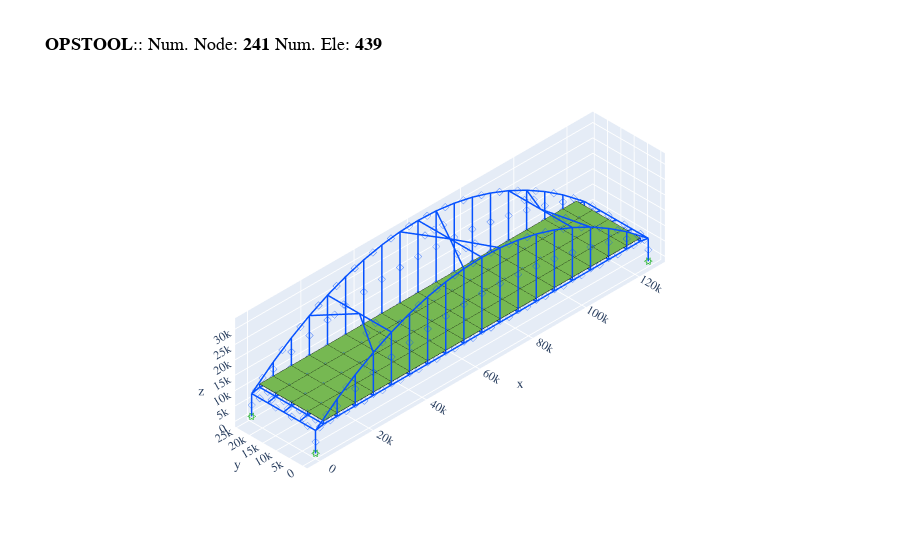

The cell this chart's notebook holds for it:
### Code cell
# this model looks like this
opsvis.set_plot_props(point_size=0, line_width=3)

fig = opsvis.plot_model(show_outline=True)
fig.show()

### Figure 1 — Plotly figure (JSON) as saved in the notebook; plotly's stock layout.template omitted (floating-point values rounded to 4 significant figures; data arrays with more than 128 entries replaced by an {"elided": "..."} marker saying what was removed)
{"data": [{"color": "#76b852", "hoverinfo": "skip", "i": {"elided": "144 int values"}, "j": {"elided": "144 int values"}, "k": {"elided": "144 int values"}, "name": "ShellMITC4", "opacity": 1, "type": "mesh3d", "x": {"elided": "288 float values"}, "y": {"elided": "288 float values"}, "z": {"elided": "288 float values"}}, {"connectgaps": false, "hoverinfo": "skip", "line": {"color": "black", "width": 1}, "mode": "lines", "name": "Edge", "type": "scatter3d", "x": {"elided": "432 float values"}, "y": {"elided": "432 float values"}, "z": {"elided": "432 float values"}}, {"connectgaps": false, "hoverinfo": "skip", "line": {"color": "#0652ff", "width": 3}, "mode": "lines", "name": "ElasticBeam3d", "type": "scatter3d", "x": {"elided": "1101 float values"}, "y": {"elided": "1101 float values"}, "z": {"elided": "1101 float values"}}, {"customdata": {"elided": "367 str values"}, "hovertemplate": "%{customdata}", "marker": {"color": "#0652ff", "size": 2, "symbol": "diamond-open"}, "mode": "markers", "name": "ElasticBeam3d", "type": "scatter3d", "x": {"elided": "367 float values"}, "y": {"elided": "367 float values"}, "z": {"elided": "367 float values"}}, {"customdata": ["eleTag: 368<br>connectedNodes:<br> [104 109 108 103]", "eleTag: 369<br>connectedNodes:<br> [103 108 107 102]", "eleTag: 370<br>connectedNodes:<br> [102 107 106 101]", "eleTag: 371<br>connectedNodes:<br> [101 106 105 100]", "eleTag: 372<br>connectedNodes:<br> [109 114 113 108]", "eleTag: 373<br>connectedNodes:<br> [108 113 112 107]", "eleTag: 374<br>connectedNodes:<br> [107 112 111 106]", "eleTag: 375<br>connectedNodes:<br> [106 111 110 105]", "eleTag: 376<br>connectedNodes:<br> [114 119 118 113]", "eleTag: 377<br>connectedNodes:<br> [113 118 117 112]", "eleTag: 378<br>connectedNodes:<br> [112 117 116 111]", "eleTag: 379<br>connectedNodes:<br> [111 116 115 110]", "eleTag: 380<br>connectedNodes:<br> [119 124 123 118]", "eleTag: 381<br>connectedNodes:<br> [118 123 122 117]", "eleTag: 382<br>connectedNodes:<br> [117 122 121 116]", "eleTag: 383<br>connectedNodes:<br> [116 121 120 115]", "eleTag: 384<br>connectedNodes:<br> [124 129 128 123]", "eleTag: 385<br>connectedNodes:<br> [123 128 127 122]", "eleTag: 386<br>connectedNodes:<br> [122 127 126 121]", "eleTag: 387<br>connectedNodes:<br> [121 126 125 120]", "eleTag: 388<br>connectedNodes:<br> [129 134 133 128]", "eleTag: 389<br>connectedNodes:<br> [128 133 132 127]", "eleTag: 390<br>connectedNodes:<br> [127 132 131 126]", "eleTag: 391<br>connectedNodes:<br> [126 131 130 125]", "eleTag: 392<br>connectedNodes:<br> [134 139 138 133]", "eleTag: 393<br>connectedNodes:<br> [133 138 137 132]", "eleTag: 394<br>connectedNodes:<br> [132 137 136 131]", "eleTag: 395<br>connectedNodes:<br> [131 136 135 130]", "eleTag: 396<br>connectedNodes:<br> [139 144 143 138]", "eleTag: 397<br>connectedNodes:<br> [138 143 142 137]", "eleTag: 398<br>connectedNodes:<br> [137 142 141 136]", "eleTag: 399<br>connectedNodes:<br> [136 141 140 135]", "eleTag: 400<br>connectedNodes:<br> [144 149 148 143]", "eleTag: 401<br>connectedNodes:<br> [143 148 147 142]", "eleTag: 402<br>connectedNodes:<br> [142 147 146 141]", "eleTag: 403<br>connectedNodes:<br> [141 146 145 140]", "eleTag: 404<br>connectedNodes:<br> [149 154 153 148]", "eleTag: 405<br>connectedNodes:<br> [148 153 152 147]", "eleTag: 406<br>connectedNodes:<br> [147 152 151 146]", "eleTag: 407<br>connectedNodes:<br> [146 151 150 145]", "eleTag: 408<br>connectedNodes:<br> [154 159 158 153]", "eleTag: 409<br>connectedNodes:<br> [153 158 157 152]", "eleTag: 410<br>connectedNodes:<br> [152 157 156 151]", "eleTag: 411<br>connectedNodes:<br> [151 156 155 150]", "eleTag: 412<br>connectedNodes:<br> [159 164 163 158]", "eleTag: 413<br>connectedNodes:<br> [158 163 162 157]", "eleTag: 414<br>connectedNodes:<br> [157 162 161 156]", "eleTag: 415<br>connectedNodes:<br> [156 161 160 155]", "eleTag: 416<br>connectedNodes:<br> [164 169 168 163]", "eleTag: 417<br>connectedNodes:<br> [163 168 167 162]", "eleTag: 418<br>connectedNodes:<br> [162 167 166 161]", "eleTag: 419<br>connectedNodes:<br> [161 166 165 160]", "eleTag: 420<br>connectedNodes:<br> [169 174 173 168]", "eleTag: 421<br>connectedNodes:<br> [168 173 172 167]", "eleTag: 422<br>connectedNodes:<br> [167 172 171 166]", "eleTag: 423<br>connectedNodes:<br> [166 171 170 165]", "eleTag: 424<br>connectedNodes:<br> [174 179 178 173]", "eleTag: 425<br>connectedNodes:<br> [173 178 177 172]", "eleTag: 426<br>connectedNodes:<br> [172 177 176 171]", "eleTag: 427<br>connectedNodes:<br> [171 176 175 170]", "eleTag: 428<br>connectedNodes:<br> [179 184 183 178]", "eleTag: 429<br>connectedNodes:<br> [178 183 182 177]", "eleTag: 430<br>connectedNodes:<br> [177 182 181 176]", "eleTag: 431<br>connectedNodes:<br> [176 181 180 175]", "eleTag: 432<br>connectedNodes:<br> [184 189 188 183]", "eleTag: 433<br>connectedNodes:<br> [183 188 187 182]", "eleTag: 434<br>connectedNodes:<br> [182 187 186 181]", "eleTag: 435<br>connectedNodes:<br> [181 186 185 180]", "eleTag: 436<br>connectedNodes:<br> [189 190 191 188]", "eleTag: 437<br>connectedNodes:<br> [188 191 192 187]", "eleTag: 438<br>connectedNodes:<br> [187 192 193 186]", "eleTag: 439<br>connectedNodes:<br> [186 193 194 185]"], "hovertemplate": "%{customdata}", "marker": {"color": "#76b852", "size": 2, "symbol": "diamond-open"}, "mode": "markers", "name": "ShellMITC4", "type": "scatter3d", "x": [5550.0, 5550.0, 5550.0, 5550.0, 11500.0, 11500.0, 11500.0, 11500.0, 18300.0, 18300.0, 18300.0, 18300.0, 25100.0, 25100.0, 25100.0, 25100.0, 31900.0, 31900.0, 31900.0, 31900.0, 38700.0, 38700.0, 38700.0, 38700.0, 45500.0, 45500.0, 45500.0, 45500.0, 52300.0, 52300.0, 52300.0, 52300.0, 59100.0, 59100.0, 59100.0, 59100.0, 65900.0, 65900.0, 65900.0, 65900.0, 72700.0, 72700.0, 72700.0, 72700.0, 79500.0, 79500.0, 79500.0, 79500.0, 86300.0, 86300.0, 86300.0, 86300.0, 93100.0, 93100.0, 93100.0, 93100.0, 99900.0, 99900.0, 99900.0, 99900.0, 106700.0, 106700.0, 106700.0, 106700.0, 113500.0, 113500.0, 113500.0, 113500.0, 119400.0, 119400.0, 119400.0, 119400.0], "y": [21000.0, 15000.0, 9000.0, 3000.0, 21000.0, 15000.0, 9000.0, 3000.0, 21000.0, 15000.0, 9000.0, 3000.0, 21000.0, 15000.0, 9000.0, 3000.0, 21000.0, 15000.0, 9000.0, 3000.0, 21000.0, 15000.0, 9000.0, 3000.0, 21000.0, 15000.0, 9000.0, 3000.0, 21000.0, 15000.0, 9000.0, 3000.0, 21000.0, 15000.0, 9000.0, 3000.0, 21000.0, 15000.0, 9000.0, 3000.0, 21000.0, 15000.0, 9000.0, 3000.0, 21000.0, 15000.0, 9000.0, 3000.0, 21000.0, 15000.0, 9000.0, 3000.0, 21000.0, 15000.0, 9000.0, 3000.0, 21000.0, 15000.0, 9000.0, 3000.0, 21000.0, 15000.0, 9000.0, 3000.0, 21000.0, 15000.0, 9000.0, 3000.0, 21000.0, 15000.0, 9000.0, 3000.0], "z": [9050.0, 9050.0, 9050.0, 9050.0, 9050.0, 9050.0, 9050.0, 9050.0, 9050.0, 9050.0, 9050.0, 9050.0, 9050.0, 9050.0, 9050.0, 9050.0, 9050.0, 9050.0, 9050.0, 9050.0, 9050.0, 9050.0, 9050.0, 9050.0, 9050.0, 9050.0, 9050.0, 9050.0, 9050.0, 9050.0, 9050.0, 9050.0, 9050.0, 9050.0, 9050.0, 9050.0, 9050.0, 9050.0, 9050.0, 9050.0, 9050.0, 9050.0, 9050.0, 9050.0, 9050.0, 9050.0, 9050.0, 9050.0, 9050.0, 9050.0, 9050.0, 9050.0, 9050.0, 9050.0, 9050.0, 9050.0, 9050.0, 9050.0, 9050.0, 9050.0, 9050.0, 9050.0, 9050.0, 9050.0, 9050.0, 9050.0, 9050.0, 9050.0, 9050.0, 9050.0, 9050.0, 9050.0]}, {"customdata": {"elided": "241 str values"}, "hovertemplate": "x: %{x}<br>y: %{y}<br>z: %{z} <br>nodeTag: %{customdata}", "marker": {"color": "#580f41", "size": 1e-05, "symbol": "circle"}, "mode": "markers", "name": "Nodes", "type": "scatter3d", "x": {"elided": "241 float values"}, "y": {"elided": "241 float values"}, "z": {"elided": "241 float values"}}, {"connectgaps": false, "hoverinfo": "skip", "line": {"color": "#15b01a", "width": 1}, "mode": "lines", "name": "BC", "type": "scatter3d", "x": [0.0, 0.0, 0.0, 0.0, 0.0, NaN, -745.0, 745.0, 745.0, -745.0, -745.0, NaN, -745.0, 745.0, 745.0, -745.0, -745.0, NaN, 125000.0, 125000.0, 125000.0, 125000.0, 125000.0, NaN, 124300.0, 125700.0, 125700.0, 124300.0, 124300.0, NaN, 124300.0, 125700.0, 125700.0, 124300.0, 124300.0, NaN, 0.0, 0.0, 0.0, 0.0, 0.0, NaN, -745.0, 745.0, 745.0, -745.0, -745.0, NaN, -745.0, 745.0, 745.0, -745.0, -745.0, NaN, 125000.0, 125000.0, 125000.0, 125000.0, 125000.0, NaN, 124300.0, 125700.0, 125700.0, 124300.0, 124300.0, NaN, 124300.0, 125700.0, 125700.0, 124300.0, 124300.0, NaN], "y": [-745.0, 745.0, 745.0, -745.0, -745.0, NaN, 0.0, 0.0, 0.0, 0.0, 0.0, NaN, -745.0, -745.0, 745.0, 745.0, -745.0, NaN, -745.0, 745.0, 745.0, -745.0, -745.0, NaN, 0.0, 0.0, 0.0, 0.0, 0.0, NaN, -745.0, -745.0, 745.0, 745.0, -745.0, NaN, 23260.0, 24740.0, 24740.0, 23260.0, 23260.0, NaN, 24000.0, 24000.0, 24000.0, 24000.0, 24000.0, NaN, 23260.0, 23260.0, 24740.0, 24740.0, 23260.0, NaN, 23260.0, 24740.0, 24740.0, 23260.0, 23260.0, NaN, 24000.0, 24000.0, 24000.0, 24000.0, 24000.0, NaN, 23260.0, 23260.0, 24740.0, 24740.0, 23260.0, NaN], "z": [-745.0, -745.0, 745.0, 745.0, -745.0, NaN, -745.0, -745.0, 745.0, 745.0, -745.0, NaN, 0.0, 0.0, 0.0, 0.0, 0.0, NaN, -745.0, -745.0, 745.0, 745.0, -745.0, NaN, -745.0, -745.0, 745.0, 745.0, -745.0, NaN, 0.0, 0.0, 0.0, 0.0, 0.0, NaN, -745.0, -745.0, 745.0, 745.0, -745.0, NaN, -745.0, -745.0, 745.0, 745.0, -745.0, NaN, 0.0, 0.0, 0.0, 0.0, 0.0, NaN, -745.0, -745.0, 745.0, 745.0, -745.0, NaN, -745.0, -745.0, 745.0, 745.0, -745.0, NaN, 0.0, 0.0, 0.0, 0.0, 0.0, NaN]}], "layout": {"autosize": true, "font": {"family": "Arial, sans-serif"}, "scene": {"aspectmode": "data", "aspectratio": {"x": 1, "y": 1, "z": 1}, "camera": {"eye": {"x": -3.5, "y": -3.5, "z": 3.5}, "projection": {"type": "orthographic"}}, "xaxis": {"showgrid": true, "visible": true, "zeroline": true}, "yaxis": {"showgrid": true, "visible": true, "zeroline": true}, "zaxis": {"showgrid": true, "visible": true, "zeroline": true}}, "showlegend": false, "title": {"font": {"color": "black", "family": "courier", "size": 18}, "text": "<b>OPSTOOL</b>:: Num. Node: <b>241</b> Num. Ele: <b>439</b>"}}}
